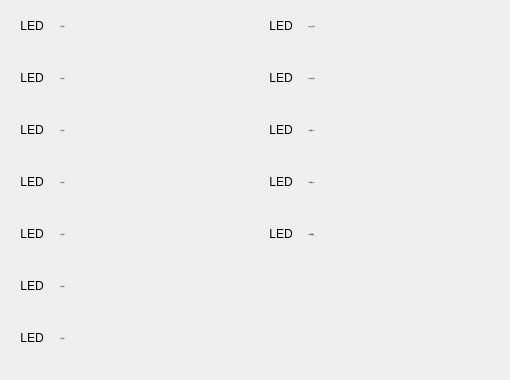
       <widget class="QWidget" name="page_14">
        <widget class="QWidget" name="gridLayoutWidget_31">
         <property name="geometry">
          <rect>
           <x>260</x>
           <y>0</y>
           <width>241</width>
           <height>261</height>
          </rect>
         </property>
         <layout class="QGridLayout" name="gridLayout_31" rowstretch="0,0,0,0,0" columnstretch="0,0">
          <item row="1" column="1">
           <widget class="QLabel" name="label_300">
            <property name="minimumSize">
             <size>
              <width>190</width>
              <height>40</height>
             </size>
            </property>
            <property name="maximumSize">
             <size>
              <width>190</width>
              <height>40</height>
             </size>
            </property>
            <property name="font">
             <font>
              <family>SimSun</family>
              <pointsize>-1</pointsize>
             </font>
            </property>
            <property name="frameShadow">
             <enum>QFrame::Plain</enum>
            </property>
            <property name="text">
             <string>XM2 定位完成1</string>
            </property>
            <property name="scaledContents">
             <bool>true</bool>
            </property>
            <property name="alignment">
             <set>Qt::AlignLeading|Qt::AlignLeft|Qt::AlignVCenter</set>
            </property>
           </widget>
          </item>
          <item row="3" column="0">
           <widget class="QLabel" name="label_523">
            <property name="minimumSize">
             <size>
              <width>40</width>
              <height>40</height>
             </size>
            </property>
            <property name="maximumSize">
             <size>
              <width>40</width>
              <height>40</height>
             </size>
            </property>
            <property name="text">
             <string>LED</string>
            </property>
            <property name="textFormat">
             <enum>Qt::PlainText</enum>
            </property>
            <property name="alignment">
             <set>Qt::AlignCenter</set>
            </property>
           </widget>
          </item>
          <item row="2" column="0">
           <widget class="QLabel" name="label_522">
            <property name="minimumSize">
             <size>
              <width>40</width>
              <height>40</height>
             </size>
            </property>
            <property name="maximumSize">
             <size>
              <width>40</width>
              <height>40</height>
             </size>
            </property>
            <property name="text">
             <string>LED</string>
            </property>
            <property name="textFormat">
             <enum>Qt::PlainText</enum>
            </property>
            <property name="alignment">
             <set>Qt::AlignCenter</set>
            </property>
           </widget>
          </item>
          <item row="4" column="1">
           <widget class="QLabel" name="label_302">
            <property name="minimumSize">
             <size>
              <width>190</width>
              <height>40</height>
             </size>
            </property>
            <property name="maximumSize">
             <size>
              <width>190</width>
              <height>40</height>
             </size>
            </property>
            <property name="font">
             <font>
              <family>SimSun</family>
              <pointsize>-1</pointsize>
             </font>
            </property>
            <property name="frameShadow">
             <enum>QFrame::Plain</enum>
            </property>
            <property name="text">
             <string>XM5 暂停输入</string>
            </property>
            <property name="alignment">
             <set>Qt::AlignLeading|Qt::AlignLeft|Qt::AlignVCenter</set>
            </property>
           </widget>
          </item>
          <item row="2" column="1">
           <widget class="QLabel" name="label_350">
            <property name="minimumSize">
             <size>
              <width>190</width>
              <height>40</height>
             </size>
            </property>
            <property name="maximumSize">
             <size>
              <width>190</width>
              <height>40</height>
             </size>
            </property>
            <property name="font">
             <font>
              <family>SimSun</family>
              <pointsize>-1</pointsize>
             </font>
            </property>
            <property name="frameShadow">
             <enum>QFrame::Plain</enum>
            </property>
            <property name="text">
             <string>XM3 预留XM3</string>
            </property>
            <property name="alignment">
             <set>Qt::AlignLeading|Qt::AlignLeft|Qt::AlignVCenter</set>
            </property>
           </widget>
          </item>
          <item row="3" column="1">
           <widget class="QLabel" name="label_351">
            <property name="minimumSize">
             <size>
              <width>190</width>
              <height>40</height>
             </size>
            </property>
            <property name="maximumSize">
             <size>
              <width>190</width>
              <height>40</height>
             </size>
            </property>
            <property name="font">
             <font>
              <family>SimSun</family>
              <pointsize>-1</pointsize>
             </font>
            </property>
            <property name="frameShadow">
             <enum>QFrame::Plain</enum>
            </property>
            <property name="text">
             <string>XM4 预留XM4</string>
            </property>
            <property name="alignment">
             <set>Qt::AlignLeading|Qt::AlignLeft|Qt::AlignVCenter</set>
            </property>
           </widget>
          </item>
          <item row="1" column="0">
           <widget class="QLabel" name="label_521">
            <property name="minimumSize">
             <size>
              <width>40</width>
              <height>40</height>
             </size>
            </property>
            <property name="maximumSize">
             <size>
              <width>40</width>
              <height>40</height>
             </size>
            </property>
            <property name="text">
             <string>LED</string>
            </property>
            <property name="textFormat">
             <enum>Qt::PlainText</enum>
            </property>
            <property name="alignment">
             <set>Qt::AlignCenter</set>
            </property>
           </widget>
          </item>
          <item row="0" column="1">
           <widget class="QLabel" name="label_299">
            <property name="minimumSize">
             <size>
              <width>190</width>
              <height>40</height>
             </size>
            </property>
            <property name="maximumSize">
             <size>
              <width>190</width>
              <height>40</height>
             </size>
            </property>
            <property name="font">
             <font>
              <family>SimSun</family>
              <pointsize>-1</pointsize>
             </font>
            </property>
            <property name="autoFillBackground">
             <bool>false</bool>
            </property>
            <property name="frameShadow">
             <enum>QFrame::Plain</enum>
            </property>
            <property name="text">
             <string>XM1 加工完成1</string>
            </property>
            <property name="scaledContents">
             <bool>true</bool>
            </property>
            <property name="alignment">
             <set>Qt::AlignLeading|Qt::AlignLeft|Qt::AlignVCenter</set>
            </property>
           </widget>
          </item>
          <item row="4" column="0">
           <widget class="QLabel" name="label_524">
            <property name="minimumSize">
             <size>
              <width>40</width>
              <height>40</height>
             </size>
            </property>
            <property name="maximumSize">
             <size>
              <width>40</width>
              <height>40</height>
             </size>
            </property>
            <property name="text">
             <string>LED</string>
            </property>
            <property name="textFormat">
             <enum>Qt::PlainText</enum>
            </property>
            <property name="alignment">
             <set>Qt::AlignCenter</set>
            </property>
           </widget>
          </item>
          <item row="0" column="0">
           <widget class="QLabel" name="label_520">
            <property name="minimumSize">
             <size>
              <width>40</width>
              <height>40</height>
             </size>
            </property>
            <property name="maximumSize">
             <size>
              <width>40</width>
              <height>40</height>
             </size>
            </property>
            <property name="text">
             <string>LED</string>
            </property>
            <property name="textFormat">
             <enum>Qt::PlainText</enum>
            </property>
            <property name="alignment">
             <set>Qt::AlignCenter</set>
            </property>
           </widget>
          </item>
         </layout>
        </widget>
        <widget class="QWidget" name="gridLayoutWidget_32">
         <property name="geometry">
          <rect>
           <x>10</x>
           <y>0</y>
           <width>243</width>
           <height>371</height>
          </rect>
         </property>
         <layout class="QGridLayout" name="gridLayout_32" rowstretch="0,0,0,0,0,0,0" columnstretch="0,0">
          <item row="2" column="1">
           <widget class="QLabel" name="label_365">
            <property name="minimumSize">
             <size>
              <width>190</width>
              <height>40</height>
             </size>
            </property>
            <property name="maximumSize">
             <size>
              <width>190</width>
              <height>40</height>
             </size>
            </property>
            <property name="font">
             <font>
              <family>SimSun</family>
              <pointsize>-1</pointsize>
             </font>
            </property>
            <property name="frameShadow">
             <enum>QFrame::Plain</enum>
            </property>
            <property name="text">
             <string>O3 预留O3</string>
            </property>
            <property name="alignment">
             <set>Qt::AlignLeading|Qt::AlignLeft|Qt::AlignVCenter</set>
            </property>
           </widget>
          </item>
          <item row="0" column="1">
           <widget class="QLabel" name="label_367">
            <property name="minimumSize">
             <size>
              <width>190</width>
              <height>40</height>
             </size>
            </property>
            <property name="maximumSize">
             <size>
              <width>190</width>
              <height>40</height>
             </size>
            </property>
            <property name="font">
             <font>
              <family>SimSun</family>
              <pointsize>-1</pointsize>
             </font>
            </property>
            <property name="autoFillBackground">
             <bool>false</bool>
            </property>
            <property name="frameShadow">
             <enum>QFrame::Plain</enum>
            </property>
            <property name="text">
             <string>O1 预留O1</string>
            </property>
            <property name="scaledContents">
             <bool>true</bool>
            </property>
            <property name="alignment">
             <set>Qt::AlignLeading|Qt::AlignLeft|Qt::AlignVCenter</set>
            </property>
           </widget>
          </item>
          <item row="6" column="1">
           <widget class="QLabel" name="label_366">
            <property name="minimumSize">
             <size>
              <width>190</width>
              <height>40</height>
             </size>
            </property>
            <property name="maximumSize">
             <size>
              <width>190</width>
              <height>40</height>
             </size>
            </property>
            <property name="font">
             <font>
              <family>SimSun</family>
              <pointsize>-1</pointsize>
             </font>
            </property>
            <property name="frameShadow">
             <enum>QFrame::Plain</enum>
            </property>
            <property name="text">
             <string>O7 预留O7</string>
            </property>
            <property name="alignment">
             <set>Qt::AlignLeading|Qt::AlignLeft|Qt::AlignVCenter</set>
            </property>
           </widget>
          </item>
          <item row="4" column="1">
           <widget class="QLabel" name="label_370">
            <property name="minimumSize">
             <size>
              <width>190</width>
              <height>40</height>
             </size>
            </property>
            <property name="maximumSize">
             <size>
              <width>190</width>
              <height>40</height>
             </size>
            </property>
            <property name="font">
             <font>
              <family>SimSun</family>
              <pointsize>-1</pointsize>
             </font>
            </property>
            <property name="frameShadow">
             <enum>QFrame::Plain</enum>
            </property>
            <property name="text">
             <string>O5 预留O5</string>
            </property>
            <property name="alignment">
             <set>Qt::AlignLeading|Qt::AlignLeft|Qt::AlignVCenter</set>
            </property>
           </widget>
          </item>
          <item row="1" column="0">
           <widget class="QLabel" name="label_377">
            <property name="minimumSize">
             <size>
              <width>40</width>
              <height>40</height>
             </size>
            </property>
            <property name="maximumSize">
             <size>
              <width>40</width>
              <height>40</height>
             </size>
            </property>
            <property name="text">
             <string>LED</string>
            </property>
            <property name="textFormat">
             <enum>Qt::PlainText</enum>
            </property>
            <property name="alignment">
             <set>Qt::AlignCenter</set>
            </property>
           </widget>
          </item>
          <item row="5" column="0">
           <widget class="QLabel" name="label_383">
            <property name="minimumSize">
             <size>
              <width>40</width>
              <height>40</height>
             </size>
            </property>
            <property name="maximumSize">
             <size>
              <width>40</width>
              <height>40</height>
             </size>
            </property>
            <property name="text">
             <string>LED</string>
            </property>
            <property name="textFormat">
             <enum>Qt::PlainText</enum>
            </property>
            <property name="alignment">
             <set>Qt::AlignCenter</set>
            </property>
           </widget>
          </item>
          <item row="5" column="1">
           <widget class="QLabel" name="label_357">
            <property name="minimumSize">
             <size>
              <width>190</width>
              <height>40</height>
             </size>
            </property>
            <property name="maximumSize">
             <size>
              <width>190</width>
              <height>40</height>
             </size>
            </property>
            <property name="font">
             <font>
              <family>SimSun</family>
              <pointsize>-1</pointsize>
             </font>
            </property>
            <property name="frameShadow">
             <enum>QFrame::Plain</enum>
            </property>
            <property name="text">
             <string>O6 预留O6</string>
            </property>
            <property name="alignment">
             <set>Qt::AlignLeading|Qt::AlignLeft|Qt::AlignVCenter</set>
            </property>
           </widget>
          </item>
          <item row="1" column="1">
           <widget class="QLabel" name="label_368">
            <property name="minimumSize">
             <size>
              <width>190</width>
              <height>40</height>
             </size>
            </property>
            <property name="maximumSize">
             <size>
              <width>190</width>
              <height>40</height>
             </size>
            </property>
            <property name="font">
             <font>
              <family>SimSun</family>
              <pointsize>-1</pointsize>
             </font>
            </property>
            <property name="frameShadow">
             <enum>QFrame::Plain</enum>
            </property>
            <property name="text">
             <string>O2 预留O2</string>
            </property>
            <property name="scaledContents">
             <bool>true</bool>
            </property>
            <property name="alignment">
             <set>Qt::AlignLeading|Qt::AlignLeft|Qt::AlignVCenter</set>
            </property>
           </widget>
          </item>
          <item row="3" column="0">
           <widget class="QLabel" name="label_379">
            <property name="minimumSize">
             <size>
              <width>40</width>
              <height>40</height>
             </size>
            </property>
            <property name="maximumSize">
             <size>
              <width>40</width>
              <height>40</height>
             </size>
            </property>
            <property name="text">
             <string>LED</string>
            </property>
            <property name="textFormat">
             <enum>Qt::PlainText</enum>
            </property>
            <property name="alignment">
             <set>Qt::AlignCenter</set>
            </property>
           </widget>
          </item>
          <item row="4" column="0">
           <widget class="QLabel" name="label_382">
            <property name="minimumSize">
             <size>
              <width>40</width>
              <height>40</height>
             </size>
            </property>
            <property name="maximumSize">
             <size>
              <width>40</width>
              <height>40</height>
             </size>
            </property>
            <property name="text">
             <string>LED</string>
            </property>
            <property name="textFormat">
             <enum>Qt::PlainText</enum>
            </property>
            <property name="alignment">
             <set>Qt::AlignCenter</set>
            </property>
           </widget>
          </item>
          <item row="6" column="0">
           <widget class="QLabel" name="label_388">
            <property name="minimumSize">
             <size>
              <width>40</width>
              <height>40</height>
             </size>
            </property>
            <property name="maximumSize">
             <size>
              <width>40</width>
              <height>40</height>
             </size>
            </property>
            <property name="text">
             <string>LED</string>
            </property>
            <property name="textFormat">
             <enum>Qt::PlainText</enum>
            </property>
            <property name="alignment">
             <set>Qt::AlignCenter</set>
            </property>
           </widget>
          </item>
          <item row="0" column="0">
           <widget class="QLabel" name="label_374">
            <property name="minimumSize">
             <size>
              <width>40</width>
              <height>40</height>
             </size>
            </property>
            <property name="maximumSize">
             <size>
              <width>40</width>
              <height>40</height>
             </size>
            </property>
            <property name="text">
             <string>LED</string>
            </property>
            <property name="textFormat">
             <enum>Qt::PlainText</enum>
            </property>
            <property name="alignment">
             <set>Qt::AlignCenter</set>
            </property>
           </widget>
          </item>
          <item row="2" column="0">
           <widget class="QLabel" name="label_378">
            <property name="minimumSize">
             <size>
              <width>40</width>
              <height>40</height>
             </size>
            </property>
            <property name="maximumSize">
             <size>
              <width>40</width>
              <height>40</height>
             </size>
            </property>
            <property name="text">
             <string>LED</string>
            </property>
            <property name="textFormat">
             <enum>Qt::PlainText</enum>
            </property>
            <property name="alignment">
             <set>Qt::AlignCenter</set>
            </property>
           </widget>
          </item>
          <item row="3" column="1">
           <widget class="QLabel" name="label_362">
            <property name="minimumSize">
             <size>
              <width>190</width>
              <height>40</height>
             </size>
            </property>
            <property name="maximumSize">
             <size>
              <width>190</width>
              <height>40</height>
             </size>
            </property>
            <property name="font">
             <font>
              <family>SimSun</family>
              <pointsize>-1</pointsize>
             </font>
            </property>
            <property name="frameShadow">
             <enum>QFrame::Plain</enum>
            </property>
            <property name="text">
             <string>O4 预留O4</string>
            </property>
            <property name="alignment">
             <set>Qt::AlignLeading|Qt::AlignLeft|Qt::AlignVCenter</set>
            </property>
           </widget>
          </item>
         </layout>
        </widget>
       </widget>
